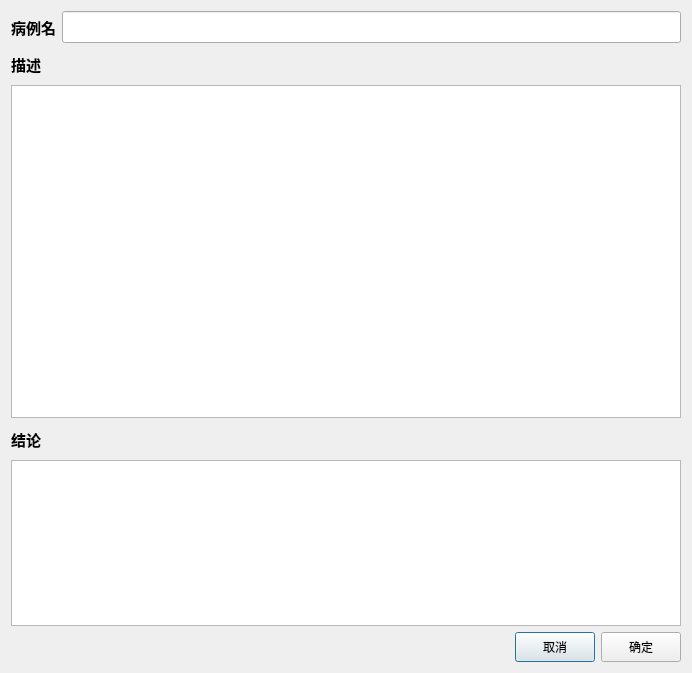
<?xml version="1.0" encoding="UTF-8"?>
<ui version="4.0">
 <class>ReportTemplateDiseaseNameAdd</class>
 <widget class="QDialog" name="ReportTemplateDiseaseNameAdd">
  <property name="geometry">
   <rect>
    <x>0</x>
    <y>0</y>
    <width>692</width>
    <height>673</height>
   </rect>
  </property>
  <property name="windowTitle">
   <string>添加病例模板</string>
  </property>
  <layout class="QGridLayout" name="gridLayout">
   <item row="1" column="0" colspan="2">
    <widget class="QLabel" name="description_label">
     <property name="minimumSize">
      <size>
       <width>0</width>
       <height>30</height>
      </size>
     </property>
     <property name="font">
      <font>
       <family>Aharoni</family>
       <pointsize>11</pointsize>
       <weight>75</weight>
       <bold>true</bold>
      </font>
     </property>
     <property name="text">
      <string>描述</string>
     </property>
    </widget>
   </item>
   <item row="2" column="0" colspan="2">
    <widget class="QTextEdit" name="description_edit">
     <property name="sizePolicy">
      <sizepolicy hsizetype="Expanding" vsizetype="Expanding">
       <horstretch>0</horstretch>
       <verstretch>2</verstretch>
      </sizepolicy>
     </property>
     <property name="readOnly">
      <bool>false</bool>
     </property>
    </widget>
   </item>
   <item row="3" column="0" colspan="2">
    <widget class="QLabel" name="conclusion_label">
     <property name="minimumSize">
      <size>
       <width>0</width>
       <height>30</height>
      </size>
     </property>
     <property name="font">
      <font>
       <family>Aharoni</family>
       <pointsize>11</pointsize>
       <weight>75</weight>
       <bold>true</bold>
      </font>
     </property>
     <property name="text">
      <string>结论</string>
     </property>
    </widget>
   </item>
   <item row="4" column="0" colspan="2">
    <widget class="QTextEdit" name="conclusion_edit">
     <property name="sizePolicy">
      <sizepolicy hsizetype="Expanding" vsizetype="Expanding">
       <horstretch>0</horstretch>
       <verstretch>1</verstretch>
      </sizepolicy>
     </property>
     <property name="readOnly">
      <bool>false</bool>
     </property>
    </widget>
   </item>
   <item row="5" column="1">
    <layout class="QHBoxLayout" name="horizontalLayout_2">
     <item>
      <spacer name="horizontalSpacer">
       <property name="orientation">
        <enum>Qt::Horizontal</enum>
       </property>
       <property name="sizeHint" stdset="0">
        <size>
         <width>40</width>
         <height>20</height>
        </size>
       </property>
      </spacer>
     </item>
     <item>
      <widget class="QPushButton" name="cancel_button">
       <property name="minimumSize">
        <size>
         <width>0</width>
         <height>30</height>
        </size>
       </property>
       <property name="text">
        <string>取消</string>
       </property>
      </widget>
     </item>
     <item>
      <widget class="QPushButton" name="ok_button">
       <property name="minimumSize">
        <size>
         <width>0</width>
         <height>30</height>
        </size>
       </property>
       <property name="text">
        <string>确定</string>
       </property>
      </widget>
     </item>
    </layout>
   </item>
   <item row="0" column="0" colspan="2">
    <layout class="QHBoxLayout" name="horizontalLayout">
     <item>
      <widget class="QLabel" name="name_label">
       <property name="minimumSize">
        <size>
         <width>0</width>
         <height>30</height>
        </size>
       </property>
       <property name="font">
        <font>
         <family>Aharoni</family>
         <pointsize>11</pointsize>
         <weight>75</weight>
         <bold>true</bold>
        </font>
       </property>
       <property name="text">
        <string>病例名</string>
       </property>
      </widget>
     </item>
     <item>
      <widget class="QLineEdit" name="name_edit">
       <property name="minimumSize">
        <size>
         <width>0</width>
         <height>32</height>
        </size>
       </property>
      </widget>
     </item>
    </layout>
   </item>
  </layout>
 </widget>
 <resources/>
 <connections/>
</ui>
